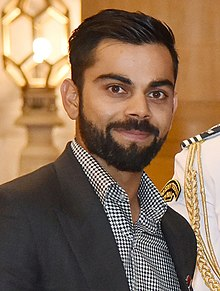
#> input picture Convert_Image_into_Sketch/virat.jpg, 220 x 291 px
$ python 'Convert Image Into Pencil Sketch.py'
#> lines starting #> are read from the running program, lines starting #| are printed output that depends on the picture
#!/usr/bin/env python
# coding: utf-8

# In[192]:


import numpy as np
import imageio
import scipy.ndimage
import cv2


# In[193]:


img= "virat.jpg"


# In[194]:


def rgb2gray(rgb):
    return np.dot(rgb[...,:3],[0.2989,0.5870,0.1140]) #to convert image into gray scale


# In[195]:


def dodge(front,back):
    final_sketch=front*255/(255-back)# if image is grater tha 255 then it will make it 255
    final_sketch[final_sketch>255]==255
    final_sketch[back==255]=255
    return final_sketch.astype('uint8')


# In[196]:


ss=imageio.imread(img)#to read
#> ss is the input picture: shape (291, 220, 3); mean R, G, B 137.8, 111.3, 87.2


# In[197]:


gray=rgb2gray(ss)
#> in rgb2gray, `return np.dot(rgb[...,:3],[0.2989,0.5870,0.1140])`:
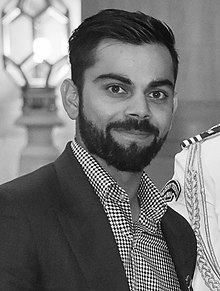
#> returned value: shape (291, 220) float64; min 0, max 255, mean 116.5


# In[198]:


i=255-gray #0,0,0 for darkest color and 255 ,255,255 for brightest
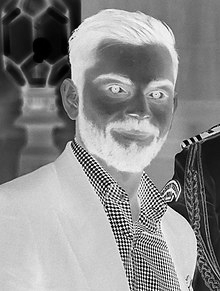
#> i: shape (291, 220) float64; min 0.0255, max 255, mean 138.5


# In[199]:


# to convert into blur image
blur=scipy.ndimage.filters.gaussian_filter(i,sigma=15)
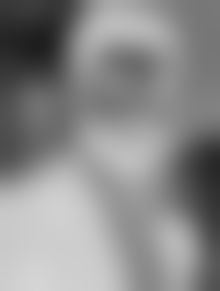
#> blur: shape (291, 220) float64; min 30.2, max 213.1, mean 138.5
#sigma is intensity of blurness


# In[200]:


r=dodge(blur,gray)#this will covert image into sketch
#> in dodge, `final_sketch=front*255/(255-back)# if image is grater tha 255 then it ..`:
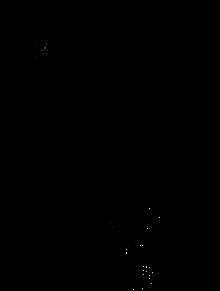
#> final_sketch: shape (291, 220) float64; min 73.78, max 1551847.8, mean 1211; drawn with min black and max white
#> in dodge, `return final_sketch.astype('uint8')`:
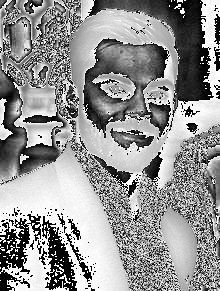
#> returned value: shape (291, 220); min 0, max 255, mean 148


# In[201]:


cv2.imwrite('virat_sketch.png',r)


# In[ ]:
